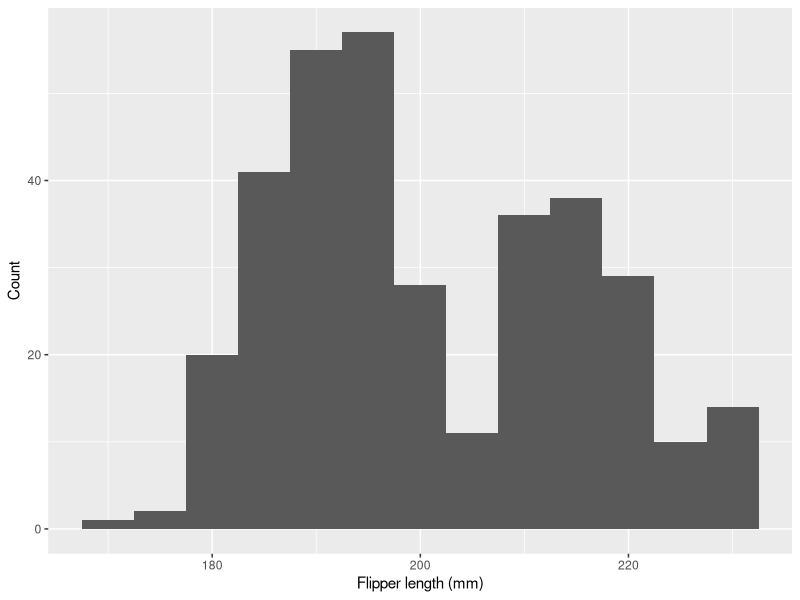

R code for this plot: (Note: this script raises an error after producing the figure.)
## ---- chunk 1
knitr::opts_chunk$set(echo = TRUE)
## ---- chunk 2
install.packages("tidyverse")
library(tidyverse)
## ---- chunk 3
install.packages("palmerpenguins")
## ---- chunk 4
library(palmerpenguins)
head(penguins)
## ---- chunk 5
univar_plot <- ggplot(data = penguins, aes(x=flipper_length_mm)) + xlab("Flipper length (mm)")
univar_plot + geom_histogram(binwidth = 5) + ylab("Count")

a <- ggplot(penguins)
b <- a + 

## ---- chunk 6
univar_plot + geom_density(adjust = 0.5) + ylab("Density")
## ---- chunk 7
ggplot(data = rename(penguins, Species = species), aes(x=flipper_length_mm, color=Species)) + geom_density() + theme_bw() + xlab("Flipper Length (mm)") + ylab("Density")
## ---- chunk 8
ggplot(data = penguins, aes(x=flipper_length_mm, y=species)) + geom_boxplot() + xlab("Flipper lenght (mm)") + ylab("Penguin species")
## ---- chunk 9
ggplot(data=rename(penguins, Species=species), aes(x=flipper_length_mm, y=Species, fill=Species)) + geom_violin() + theme_bw() + xlab("Flipper length (mm)")
## ---- chunk 10
mass_flipper_scatter <- ggplot(data=penguins, aes(y=body_mass_g, x=flipper_length_mm)) + xlab("Flipper length (mm)") + ylab("Body mass(g)")
mass_flipper_scatter + geom_point(size=3)
## ---- chunk 11
mass_flipper_scatter + geom_point(aes(color = bill_length_mm), size=3) + scale_color_gradient(low="blue", high="red")+guides(color=guide_legend("Bill length (mm)"))
## ---- chunk 12
mass_flipper_scatter + geom_text(aes(label=species, color=species)) + guides(color=guide_legend("Species"))
## ---- chunk 13
mass_flipper_scatter + geom_point() + facet_wrap(~species)
## ---- chunk 14
trend_plot <- ggplot(data=filter(penguins, species =="Gentoo"), aes(y=body_mass_g, x=flipper_length_mm)) + xlab("Flipper length (mm)") + ylab("Body mass (g)") + geom_point()
trend_plot + geom_smooth()
